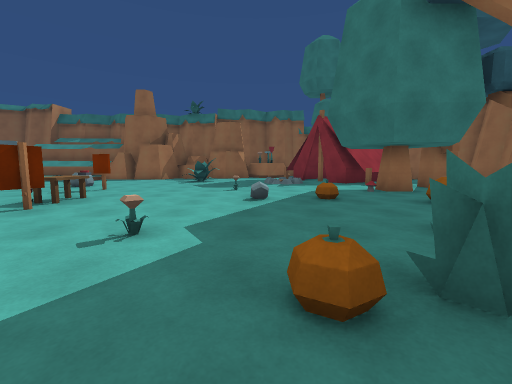
view 1 (above)

16 first-person views from a walk through a scene from a Unity 3-D project. The camera is 1.3 m above the floor, tilts 6° down and sees 90° across. The floor is counted in squares, 2 m on a side. Each view is taken from the middle of a square. On the plan, view 1 faces up. The plan holds only what a view shows up to about 9 squares ahead; the rest is blank. The place goes on beyond the plan. The player is left out. Surface patterns are stand-ins for the level's own textures.

view 2
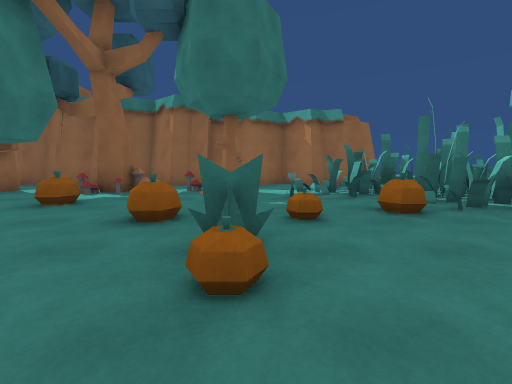

view 3
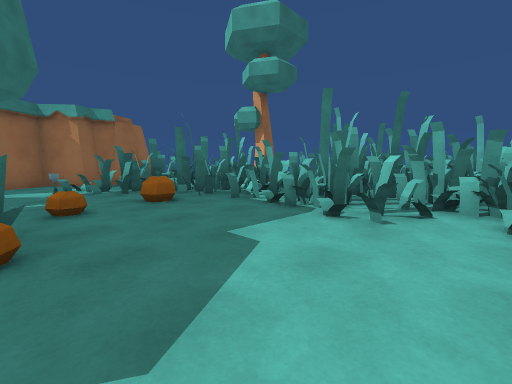

view 4
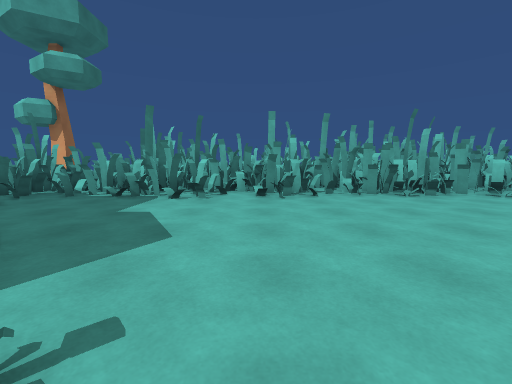

view 5
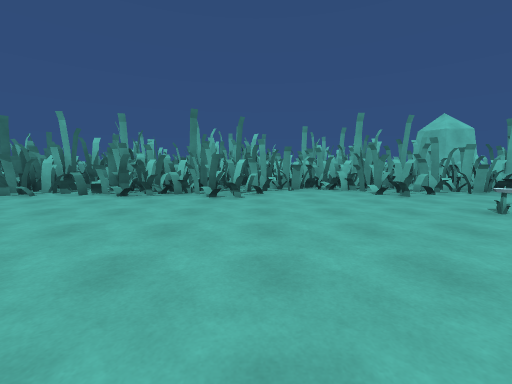

view 6
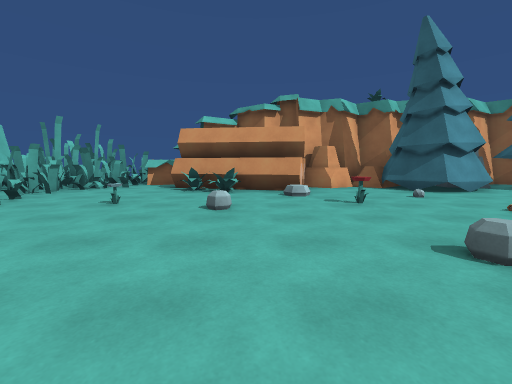

view 7
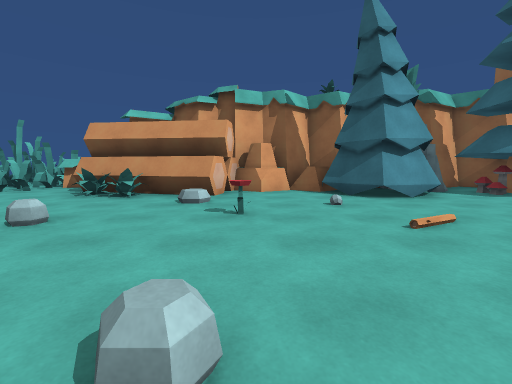

view 8
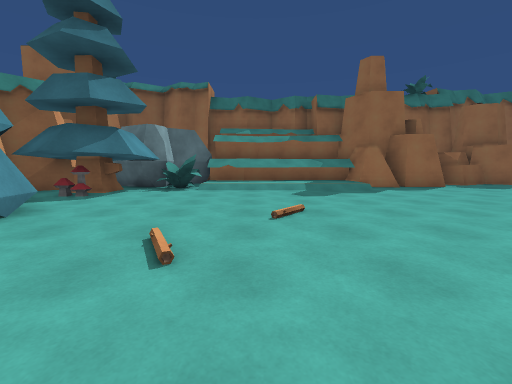

view 9
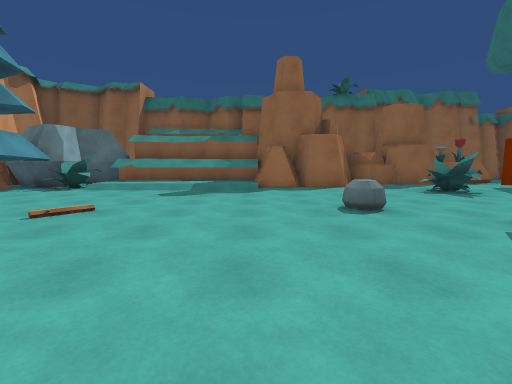

view 10
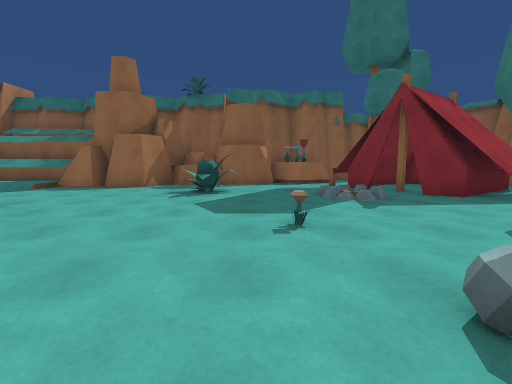

view 11
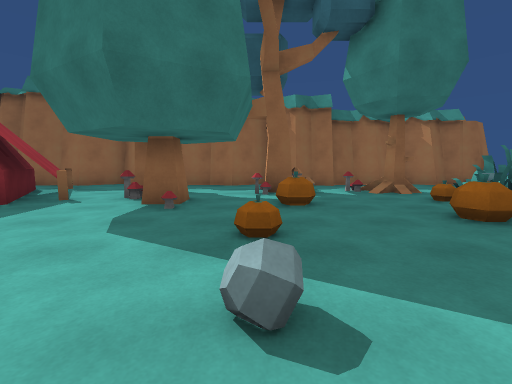

view 12
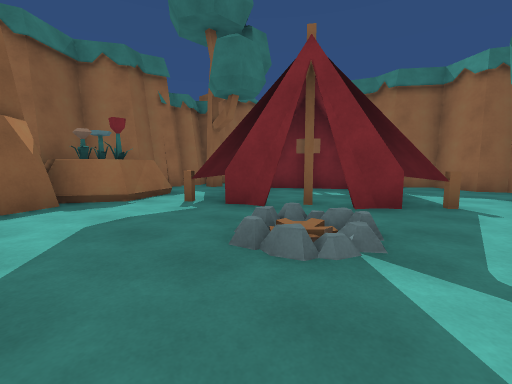

view 13
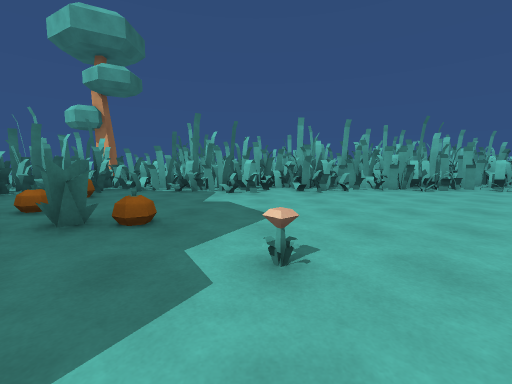

view 14
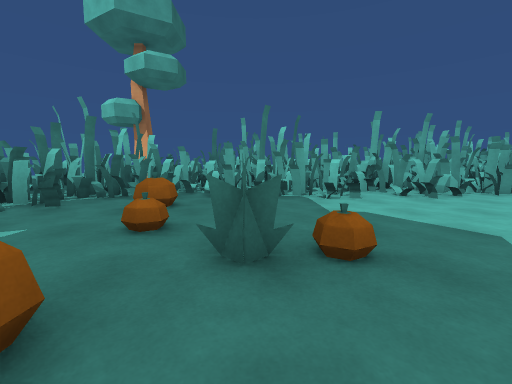

view 15
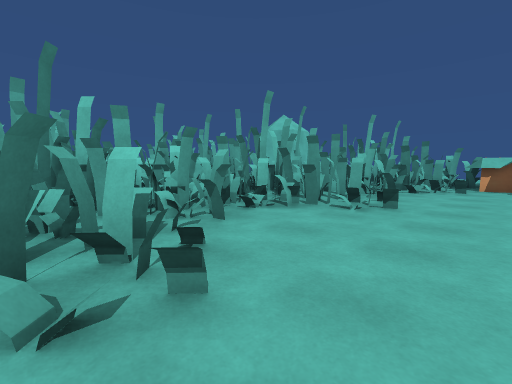

view 16
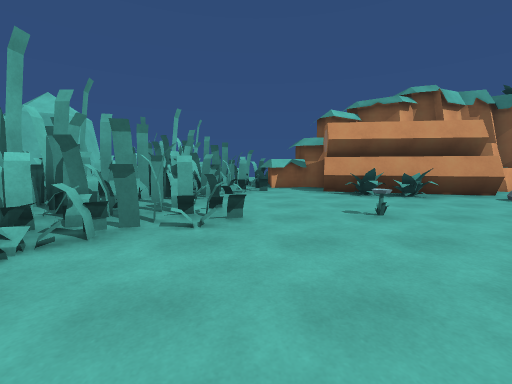

### Floor plan
Key: @ floor where view 1 was taken; # wall or solid block; . main floor; : floor 0.25 m higher than the main floor; / step, stairs or slope; ^ raised ledge; F flower; T tree; M mushroom; A table; P pumpkin; L plant; R rock; I pine tree; B bush; O other object.
Columns run from 18 left of view 1 to 8 right of it. Each row starts with its distance up from view 1.
 16                   ####
 15                   RF##
 14                ORRFFR#
 13      OO^ ^^R##OORR.R##
 12    #IOO^^^:RR#......##  ###
 11   ##I#O/////....B...## ##.#
 10   #II...........B..:.####.#
  9   # ...............:.##...#
  8    II........O............#
  7     #I........#..F....TT..#
  6   #RI................M....#
  5   #R...........AO.O....#..#
  4    R...F....  .......POT..#
  3    ##......    ...........#
  2    ##........ ...F..P..#..#
  1    ##B....... .....L...T..#
  0   ###B.F..........@...OO..#
 -1   #..................POOO.#
 -2 OO^O.............O...OOOOR#
 -3 OOOOOOOO..OOOOOOOOOOOOOOOOR
 -4  OOOOOOOOOOOOOOOOOOOOOOOOOO
 -5   OOOOOOOOOOOOOOOOOOOOOOOOO
 -6    OO OOOOO     OOO    TO

Where each view was taken, in squares from view 1:
view 1: 0 up, 0 right, facing up
view 2: 1 up, 1 left, facing right
view 3: 1 up, 2 left, facing down-right
view 4: 3 up, 2 left, facing down
view 5: 3 up, 8 left, facing down
view 6: 2 up, 7 left, facing left
view 7: 4 up, 8 left, facing left
view 8: 4 up, 10 left, facing up
view 9: 4 up, 7 left, facing up
view 10: 4 up, 1 left, facing up
view 11: 5 up, 1 left, facing right
view 12: 8 up, 1 left, facing up-right
view 13: 4 up, 1 left, facing down
view 14: 3 up, 1 right, facing down
view 15: 1 down, 7 left, facing down-left
view 16: 2 down, 8 left, facing left
